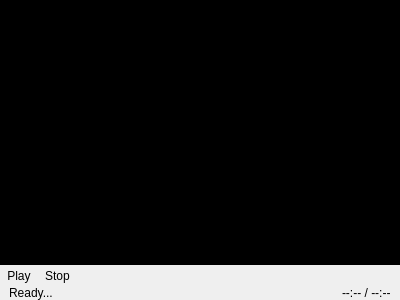
<?xml version="1.0" encoding="UTF-8"?>
<ui version="4.0">
 <class>Player</class>
 <widget class="QWidget" name="Player">
  <property name="geometry">
   <rect>
    <x>0</x>
    <y>0</y>
    <width>400</width>
    <height>300</height>
   </rect>
  </property>
  <property name="windowTitle">
   <string>Form</string>
  </property>
  <property name="styleSheet">
   <string notr="true"/>
  </property>
  <layout class="QVBoxLayout" name="verticalLayout">
   <property name="spacing">
    <number>0</number>
   </property>
   <property name="margin">
    <number>0</number>
   </property>
   <item>
    <widget class="QStackedWidget" name="videoWidget">
     <property name="currentIndex">
      <number>0</number>
     </property>
     <widget class="QWidget" name="LogoPage">
      <property name="styleSheet">
       <string notr="true">image: url(:/ningePlayer/resource/image/ninge.png);
background-color: rgb(0, 0, 0);</string>
      </property>
     </widget>
     <widget class="QWidget" name="videoPage">
      <layout class="QVBoxLayout" name="verticalLayout_2">
       <property name="margin">
        <number>0</number>
       </property>
       <item>
        <widget class="Phonon::VideoPlayer" name="videoPlayer"/>
       </item>
      </layout>
     </widget>
    </widget>
   </item>
   <item>
    <widget class="QWidget" name="controlWidget" native="true">
     <layout class="QVBoxLayout" name="verticalLayout_3">
      <property name="spacing">
       <number>0</number>
      </property>
      <property name="margin">
       <number>0</number>
      </property>
      <item>
       <widget class="Phonon::SeekSlider" name="seekSlider">
        <property name="iconVisible">
         <bool>false</bool>
        </property>
       </widget>
      </item>
      <item>
       <layout class="QHBoxLayout" name="horizontalLayout">
        <property name="spacing">
         <number>0</number>
        </property>
        <item>
         <widget class="QToolButton" name="play">
          <property name="text">
           <string>Play</string>
          </property>
          <property name="icon">
           <iconset resource="ningePlayerRC.qrc">
            <normaloff>:/ningePlayer/resource/image/media-playback-start.svg</normaloff>:/ningePlayer/resource/image/media-playback-start.svg</iconset>
          </property>
          <property name="iconSize">
           <size>
            <width>32</width>
            <height>32</height>
           </size>
          </property>
          <property name="autoRaise">
           <bool>true</bool>
          </property>
         </widget>
        </item>
        <item>
         <widget class="QToolButton" name="stop">
          <property name="text">
           <string>Stop</string>
          </property>
          <property name="icon">
           <iconset resource="ningePlayerRC.qrc">
            <normaloff>:/ningePlayer/resource/image/media-playback-stop.svg</normaloff>:/ningePlayer/resource/image/media-playback-stop.svg</iconset>
          </property>
          <property name="iconSize">
           <size>
            <width>32</width>
            <height>32</height>
           </size>
          </property>
          <property name="autoRaise">
           <bool>true</bool>
          </property>
         </widget>
        </item>
        <item>
         <spacer name="horizontalSpacer">
          <property name="orientation">
           <enum>Qt::Horizontal</enum>
          </property>
          <property name="sizeHint" stdset="0">
           <size>
            <width>40</width>
            <height>20</height>
           </size>
          </property>
         </spacer>
        </item>
        <item>
         <widget class="Phonon::VolumeSlider" name="volumeSlider">
          <property name="sizePolicy">
           <sizepolicy hsizetype="Fixed" vsizetype="Preferred">
            <horstretch>0</horstretch>
            <verstretch>0</verstretch>
           </sizepolicy>
          </property>
         </widget>
        </item>
       </layout>
      </item>
      <item>
       <layout class="QHBoxLayout" name="horizontalLayout_2">
        <property name="spacing">
         <number>0</number>
        </property>
        <property name="leftMargin">
         <number>9</number>
        </property>
        <property name="rightMargin">
         <number>9</number>
        </property>
        <item>
         <widget class="QLabel" name="state">
          <property name="text">
           <string>Ready...</string>
          </property>
         </widget>
        </item>
        <item>
         <widget class="QLabel" name="time">
          <property name="sizePolicy">
           <sizepolicy hsizetype="Fixed" vsizetype="Preferred">
            <horstretch>0</horstretch>
            <verstretch>0</verstretch>
           </sizepolicy>
          </property>
          <property name="text">
           <string>--:-- / --:--</string>
          </property>
         </widget>
        </item>
       </layout>
      </item>
     </layout>
    </widget>
   </item>
  </layout>
 </widget>
 <customwidgets>
  <customwidget>
   <class>Phonon::VideoPlayer</class>
   <extends>QWidget</extends>
   <header location="global">phonon/videoplayer.h</header>
  </customwidget>
  <customwidget>
   <class>Phonon::SeekSlider</class>
   <extends>QWidget</extends>
   <header location="global">phonon/seekslider.h</header>
  </customwidget>
  <customwidget>
   <class>Phonon::VolumeSlider</class>
   <extends>QWidget</extends>
   <header location="global">phonon/volumeslider.h</header>
  </customwidget>
 </customwidgets>
 <resources>
  <include location="ningePlayerRC.qrc"/>
 </resources>
 <connections>
  <connection>
   <sender>play</sender>
   <signal>clicked()</signal>
   <receiver>Player</receiver>
   <slot>play()</slot>
   <hints>
    <hint type="sourcelabel">
     <x>26</x>
     <y>267</y>
    </hint>
    <hint type="destinationlabel">
     <x>452</x>
     <y>278</y>
    </hint>
   </hints>
  </connection>
  <connection>
   <sender>stop</sender>
   <signal>clicked()</signal>
   <receiver>Player</receiver>
   <slot>stop()</slot>
   <hints>
    <hint type="sourcelabel">
     <x>106</x>
     <y>262</y>
    </hint>
    <hint type="destinationlabel">
     <x>407</x>
     <y>337</y>
    </hint>
   </hints>
  </connection>
 </connections>
 <slots>
  <slot>play()</slot>
  <slot>pause()</slot>
  <slot>stop()</slot>
 </slots>
</ui>
